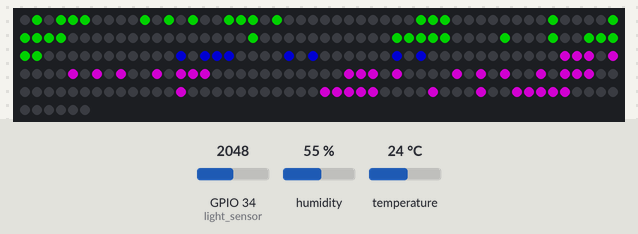
The program below on a simulated ESP32 board running MicroPython. Parts: 256 RGB LEDs in strip order, left to right, continuing on the next row. The inputs (shaded band) are chosen by the test bench; at power-on: GPIO 34 (light_sensor) = 2048, humidity 55 %, temperature 24 °C (analog values on the 0–4095 scale). Dim RGB values are drawn brighter than linear; random numbers come from a fixed seed; the clock reads 2024-03-15 10:24:30 at power-on unless the program sets it; what the program prints to the serial console is not drawn. At 13.0 s the program stops and its outputs stay as they are.

Above: at 0.3 s.
At 2.0 s:
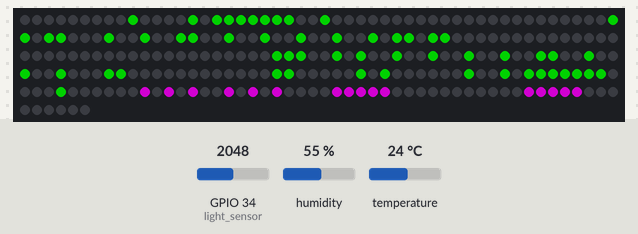
At 12.0 s:
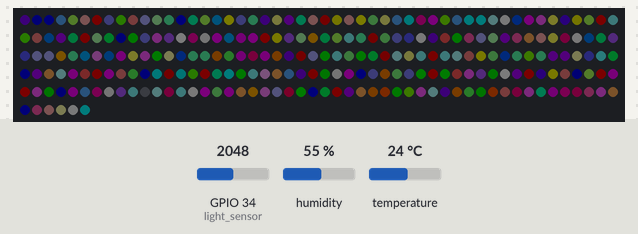

The program:

myneopixelpad.py
```python
# -*- coding: UTF-8 -*-
import machine, neopixel
import urandom
import time
import os
from light import *
import th

class MyNeoPixelPad:
    XY=[[i*8+j if (i%2==0) else i*8+(7-j) for i in range(32)] for j in range(8)]  # 使用了牛逼的list初始化算法。UNUNUNUN
    offcolor=(0,0,0)   # 关闭的颜色，或者背景颜色
    pixnumber=8*32  # pad size
    timecolors=[
              [(0,1,0),(0,1,0),(1,0,0),(0,1,0),(0,1,0),(1,0,1),(1,0,1)],  # 一共7个字符，每个字符显示的颜色。
              [(2,1,3),(2,1,3),(0,0,1),(2,1,3),(2,1,3),(1,0,1),(1,0,1)],  # 一共7个字符，每个字符显示的颜色。
              [(0,1,4),(0,1,4),(1,0,0),(0,1,4),(0,1,4),(1,0,1),(1,0,1)],  # 一共7个字符，每个字符显示的颜色。
              [(2,1,8),(2,1,8),(1,0,0),(2,1,8),(2,1,8),(6,1,1),(6,1,1)]]  # 一共7个字符，每个字符显示的颜色。

    thcolors=[
            [(0,1,0),(0,1,0),(0,1,0),(0,1,0),(0,0,1),(1,0,1),(1,0,1),(1,0,1),(1,0,1)],  # 一共9个字符，每个字符显示的颜色。
            [(12,12,12),(12,12,12),(12,12,12),(12,12,12),(24,0,1),(1,0,1),(1,0,12),(1,0,12),(1,0,12)]]  # 一共9个字符，每个字符显示的颜色。


    def __init__(self,PIN=13,backgroundcolor=(0,0,0)):
        print(" The Neopixel using %s"%PIN)
        self.PIN=PIN  # 对应的PIN，GPIO的
        self.pixels = neopixel.NeoPixel(machine.Pin(self.PIN),self.pixnumber)  # 创建一个Neopixel的对象。
        self.offcolor = backgroundcolor
        self.lightvalue=readlight()  # read ENV light
        self.showtimes = 0 # 记录显示的次数，用于时间和温湿度的隔
        self.cleanflag=""
        self.clickcount = 0 # 记录click的次数，每click一次，增加一个值。
        self.clean()
        self.showrandom()
        time.sleep_ms(100)
        self.clean()

    def showrandom(self):
        # print("    Enter random() ")
        for i in range(0,self.pixnumber):
            self.pixels[i] = (urandom.getrandbits(2),urandom.getrandbits(2),urandom.getrandbits(2))
        self.pixels.write()

    def clean(self):
        self.pixels.fill(self.offcolor)
        self.pixels.write()

    def off(self):
        self.pixels.fill((0,0,0))
        self.pixels.write()

    def nowtime(self):
        (year, month, mday, hour, minute, second,weekday,yearday)=time.localtime(time.time()+8*3600)
        return "{:0>2d}:{:0>2d}:{:0>2d}".format(hour, minute, second)

    # 定义写数字的函数，在指定坐标写0~9的数字，small是最小格式显示，使用5行，三列显示所有数字。

    def __small(self,displaynumber='8',xy=(0,0),color=(33,0,10)):
      x,y=xy
      #点阵字体的不亮点
      NUMBEROFF={'0':[4,7,10],'1':[0,2,3,5,6,8,9,11,12,14],'2':[3,4,10,11],'3':[3,4,9,10],'4':[1,4,9,10,12,13],'5':[4,5,9,10],'6':[4,5,10],'7':[3,4,6,7,9,10,12,13],'8':[4,10],'9':[4,9,10],':':[0,1,2,3,4,5,6,7,8,9,10,11,12,14],'c':[1,2,3,4,5,10,11]}
      for i in range(0,5):
          for j in range(0,3):
              onpoint=(i*3)+j
              if onpoint in NUMBEROFF[displaynumber]:
                  self.pixels[self.XY[x+i][y+j]]=self.offcolor
              else:
                  self.pixels[self.XY[x+i][y+j]]=color

    ## 每5*7为一个显示单元

    def __large(self,displaynumber='8',xy=(0,0),color=(1,1,1)):
      x,y=xy
      width=5 ## 系统默认字体宽度为5.
      #点阵字体的不亮点
      NUMBEROFF={'0':[0,4,6,7,8,11,12,16,18,22,23,26,27,28,30,34],'1':[0,1,3,4,5,8,9,10,11,13,14,15,16,18,19,20,21,23,24,25,26,28,29,30,34],   # 0,1
             '2':[0,4,6,7,8,10,11,12,13,15,19,21,22,23,24,26,27,28,29],'3':[5,6,7,8,10,11,12,14,15,16,19,20,21,22,23,26,27,28,30,34],   # 2,3
             '4':[0,1,2,4,5,6,9,10,12,14,16,17,19,25,26,27,29,30,31,32,34],'5':[6,7,8,9,14,15,16,17,18,20,21,22,23,26,27,28,30,34],   # 4,5
             '6':[0,1,5,7,8,9,11,12,13,14,19,21,22,23,26,27,28,30,34],'7':[5,6,7,8,10,11,12,14,15,16,18,19,20,21,23,24,25,26,28,29,30,31,33,34],   # 6,7
             '8':[0,4,6,7,8,11,12,13,15,19,21,22,23,26,27,28,30,34],'9':[0,4,6,7,8,11,12,13,15,20,21,22,23,25,26,27,28,30,34],   # 8,9
             ':':[0,1,6,7,12,13],'c':[]}   # :,c
      fontwidth={'0':5,'1':5,'2':5,'3':5,'4':5,'5':5,'6':5,'7':5,'8':5,'9':5,'c':5,':':2}  # 系统默认为5，特殊字符需要特殊宽度，比如：需要2个即可。
      for i in range(0,7):
          width=fontwidth[displaynumber]
          for j in range(0,width):
              onpoint=(i*width)+j
              if onpoint in NUMBEROFF[displaynumber]:
                  self.pixels[self.XY[x+i][y+j]]=self.offcolor
              else:
                  self.pixels[self.XY[x+i][y+j]]=color


    def getlightcolor(self,index):
      # colors=[(0,1,0),(0,1,0),(1,0,0),(0,1,0),(0,1,0),(1,0,1),(1,0,1)]  # 一共7个字符，每个字符显示的颜色。
      timecolorlen=len(self.timecolors)
      timecolorindex=self.clickcount % timecolorlen  # 或的那组颜色的坐标
      lightindex=int(self.lightvalue/10)
      # print(self.lightvalue,timecolorlen,timecolorindex,lightindex)
      return tuple([int(i*self.lightvalue) for i in self.timecolors[timecolorindex][index]])

    def getthlightcolor(self,index):
      thcolorlen=len(self.thcolors)
      thcolorindex=self.clickcount % thcolorlen  # 或的那组颜色的坐标
      lightindex=int(self.lightvalue/10)
      return tuple([int(i*self.lightvalue) for i in self.thcolors[thcolorindex][index]])

    def setlightcolor(self):
      self.lightvalue=readlight()   # only 1~10 will return


    def showtime_large(self,xy=(0,0),timestring='00:00:00'):
      # print(timestring)
      x,y=xy   #显示坐标
      self.__large(timestring[0],(x,y),self.getlightcolor(0))
      self.__large(timestring[1],(x,y+6),self.getlightcolor(1))
      self.__large(':',(x,y+12),self.getlightcolor(2))
      self.__large(timestring[3],(x,y+15),self.getlightcolor(3))
      self.__large(timestring[4],(x,y+21),self.getlightcolor(4))
      self.__small(timestring[6],(x+2,y+26),self.getlightcolor(5))
      self.__small(timestring[7],(x+2,y+29),self.getlightcolor(6))
      self.pixels.write()
      time.sleep_ms(600)
      self.__large(':',(x,y+12),self.offcolor)
      self.pixels.write()

    # 显示温度和湿度
    def showth_small(self,xy=(1,0),thstring='00.0c00.0'):
      #print(thstring)
      x,y=xy   #显示坐标
      ########### Temperature
      self.__small(thstring[0],(x,y),self.getthlightcolor(0))
      self.__small(thstring[1],(x,y+4),self.getthlightcolor(1))
      self.__small(thstring[2],(x,y+7),self.getthlightcolor(2))  # .
      self.__small(thstring[3],(x,y+10),self.getthlightcolor(3))
      self.__small(thstring[4],(x,y+14),self.getthlightcolor(4))
      ############# Humidity
      self.__small(thstring[5],(x,y+18),self.getthlightcolor(5))
      self.__small(thstring[6],(x,y+22),self.getthlightcolor(6))
      self.__small(thstring[7],(x,y+25),self.getthlightcolor(7))  # .
      self.__small(thstring[8],(x,y+28),self.getthlightcolor(8))
      self.pixels.write()

    def showtime(self):
      self.setlightcolor()  # get env light
      if self.cleanflag != 'showtime':
        self.clean()
        self.cleanflag='showtime'
      # self.clean()
      self.showtime_large(timestring=self.nowtime())

    def showth(self):
      self.setlightcolor()  # get env light
      if self.cleanflag != 'showth':
        self.clean()
        self.cleanflag='showth'
      thstring="{:0>2.1f}c{:2.1f}".format(th.temperature(),th.humidity())
      self.showth_small(thstring=thstring.replace(".",":"))

    def showtimeandth(self):
      if self.showtimes % 5 == 0:
        self.showth()
      else:
        self.showtime()
      self.showtimes+=1

    def onclick(self):
      self.clickcount+=1
      print("on click :", self.clickcount)

if __name__=='__main__':
  myneopixelpad=MyNeoPixelPad(23)
  myneopixelpad.clean()

  myneopixelpad.showth()
  time.sleep(1)
  myneopixelpad.showtime()
  time.sleep(10)
  myneopixelpad.clean()
  myneopixelpad.showrandom()
  time.sleep(1)
  myneopixelpad.clean()
```

light.py
```python
# -*- coding: UTF-8 -*-
from machine import ADC,Pin

light_sensor=ADC(Pin(34))

def readlight():
  return int(light_sensor.read()/17)+1
```

th.py
```python
from machine import Pin, I2C
import si7021

## this project neopixelpad

__i2c = I2C(scl=Pin(22), sda=Pin(21), freq=100000)
__temp_sensor = si7021.Si7021(__i2c)

def temperature():
    return __temp_sensor.temperature


def humidity():
    return __temp_sensor.relative_humidity
```

si7021.py
```python
'''This module implements a driver for the Si7021 humidity and temperature
sensor.
Datasheet:
https://www.silabs.com/Support%20Documents%2FTechnicalDocs%2FSi7021-A20.pdf
'''

from time import sleep

class CRCError(Exception):
    'Data failed a CRC check.'
    pass


class Si7021(object):
    'Driver for the Si7021 temperature sensor.'
    SI7021_DEFAULT_ADDRESS = 0x40
    SI7021_MEASTEMP_NOHOLD_CMD = bytearray([0xF3])
    SI7021_MEASRH_NOHOLD_CMD = bytearray([0xF5])
    SI7021_RESET_CMD = bytearray([0xFE])
    SI7021_ID1_CMD = bytearray([0xFA, 0x0F])
    SI7021_ID2_CMD = bytearray([0xFC, 0xC9])
    I2C_WAIT_TIME = 0.025


    def __init__(self, i2c, address=SI7021_DEFAULT_ADDRESS):
        'Initialize an Si7021 sensor object.'
        self.i2c = i2c
        self.address = address
        self.serial, self.identifier = self._get_device_info()


    @property
    def temperature(self):
        'Return the temperature in Celcius.'
        temperature = self._get_data(self.SI7021_MEASTEMP_NOHOLD_CMD)
        celcius = temperature * 175.72 / 65536 - 46.85
        return celcius


    @temperature.setter
    def temperature(self, value):
        raise AttributeError('can\'t set attribute')


    @property
    def relative_humidity(self):
        'Return the relative humidity as a percentage. i.e. 35.59927'
        relative_humidity = self._get_data(self.SI7021_MEASRH_NOHOLD_CMD)
        relative_humidity = relative_humidity * 125 / 65536 - 6
        return relative_humidity


    @relative_humidity.setter
    def relative_humidity(self, value):
        raise AttributeError('can\'t set attribute')


    def reset(self):
        'Reset the sensor.'
        self.i2c.writeto(self.address, self.SI7021_RESET_CMD)
        sleep(self.I2C_WAIT_TIME)


    def _get_data(self, command):
        'Retrieve data from the sensor and verify it with a CRC check.'
        data = bytearray(3)
        self.i2c.writeto(self.address, command)
        sleep(self.I2C_WAIT_TIME)

        self.i2c.readfrom_into(self.address, data)
        value = self._convert_to_integer(data[:2])

        verified = self._verify_checksum(data)
        if not verified:
            raise CRCError('Data read off i2c bus failed CRC check.',
                           data[:2],
                           data[-1])
        return value


    def _get_device_info(self):
        '''Get the serial number and the sensor identifier. The identifier is
        part of the bytes returned for the serial number.
        '''
        # Serial 1st half
        self.i2c.writeto(self.address, self.SI7021_ID1_CMD)
        id1 = bytearray(8)
        sleep(self.I2C_WAIT_TIME)
        self.i2c.readfrom_into(self.address, id1)

        # Serial 2nd half
        self.i2c.writeto(self.address, self.SI7021_ID2_CMD)
        id2 = bytearray(6)
        sleep(self.I2C_WAIT_TIME)
        self.i2c.readfrom_into(self.address, id2)

        combined_id = bytearray([id1[0], id1[2], id1[4], id1[6],
                                 id2[0], id2[1], id2[3], id2[4]])

        serial = self._convert_to_integer(combined_id)
        identifier = self._get_device_identifier(id2[0])

        return serial, identifier

    def _convert_to_integer(self, bytes_to_convert):
        'Use bitwise operators to convert the bytes into integers.'
        integer = None
        for chunk in bytes_to_convert:
            if not integer:
                integer = chunk
            else:
                integer = integer << 8
                integer = integer | chunk
        return integer


    def _get_device_identifier(self, identifier_byte):
        '''Convert the identifier byte to a device identifier. Values are based
        on the information from page 24 of the datasheet.
        '''
        if identifier_byte == 0x00 or identifier_byte == 0xFF:
            return 'engineering sample'
        elif identifier_byte == 0x0D:
            return 'Si7013'
        elif identifier_byte == 0x14:
            return 'Si7020'
        elif identifier_byte == 0x15:
            return 'Si7021'
        else:
            return 'unknown'


    def _verify_checksum(self, data):
        ''''Verify the checksum using the polynomial from page 19 of the
        datasheet.
        x8 + x5 + x4 + 1 = 0x131 = 0b100110001
        Valid Example:
        byte1: 0x67 [01100111]
        byte2: 0x8c [10001100]
        byte3: 0xfc [11111100] (CRC byte)
        '''
        crc = 0
        values = data[:2]
        checksum = int(data[-1])
        for value in values:
            crc = crc ^ value
            for _ in range(8, 0, -1):
                if crc & 0x80: #10000000
                    crc <<= 1
                    crc ^= 0x131 #100110001
                else:
                    crc <<= 1
        if crc != checksum:
            return False
        else:
            return True

def convert_celcius_to_fahrenheit(celcius):
    'Convert a Celcius measurement into a Fahrenheit measurement.'
    return celcius * 1.8 + 32
```

Measured:
- what the display in image 0 shows lasts 1.0 s, from 0.3 s to 1.3 s
- what the display in image 1 shows lasts 10.0 s, from 1.9 s to 11.9 s
